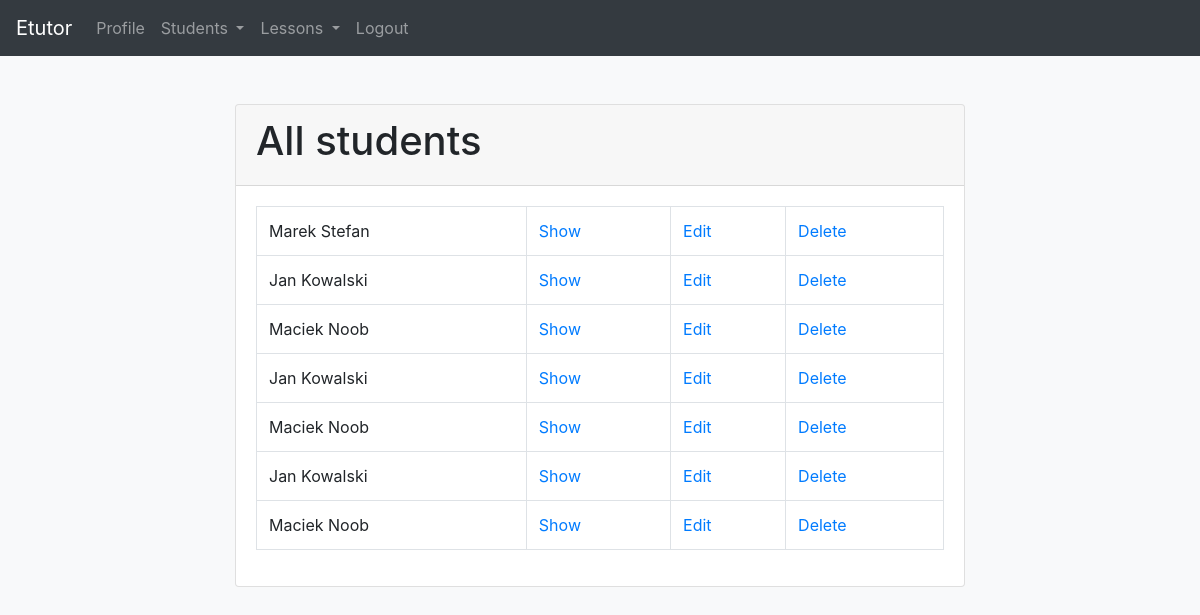
/students/ (signed in), run on an earlier commit of the app's database.
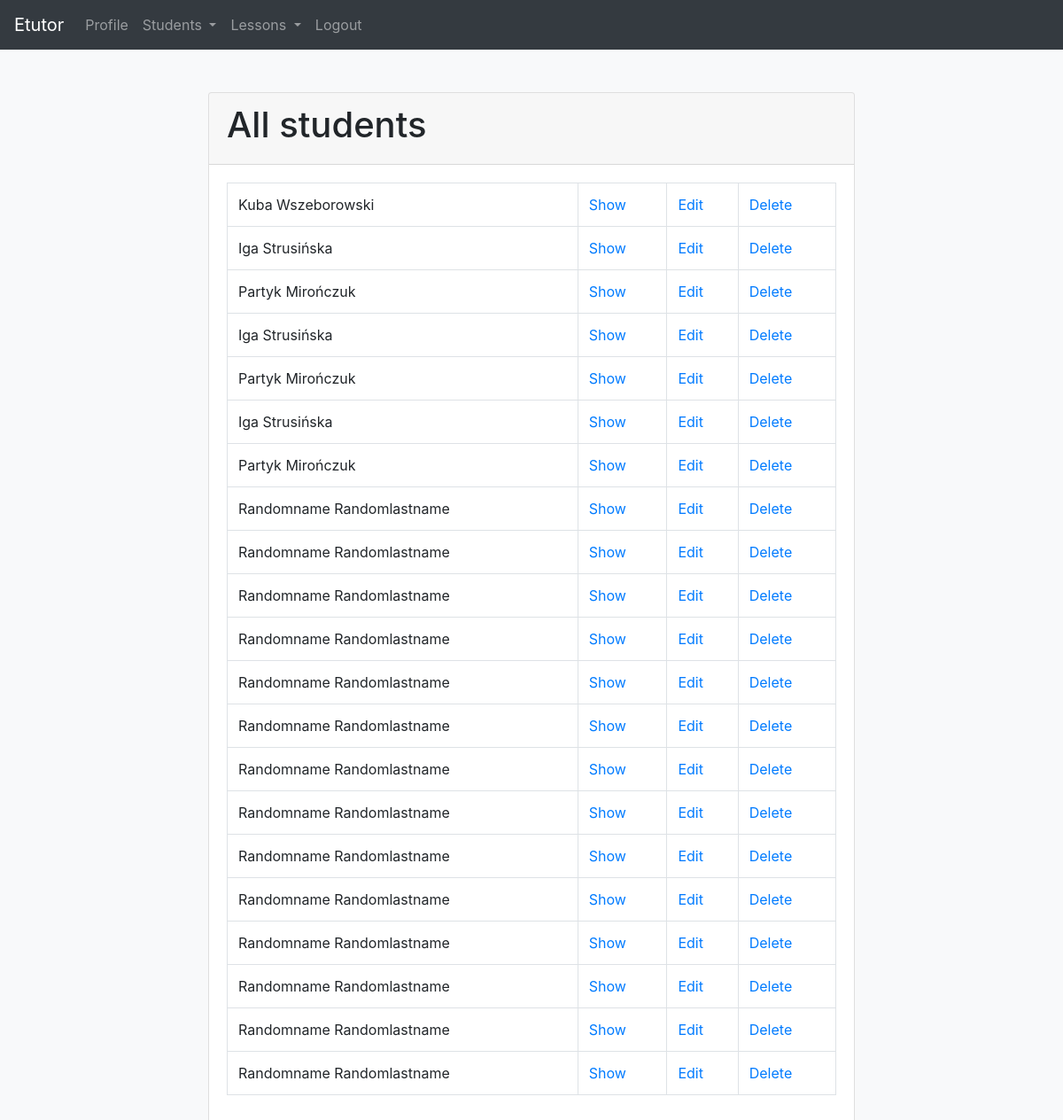
And on a later commit of the database.
### app/models.py (models this page shows)
class Student(models.Model):
    first_name = models.CharField(max_length=50)
    last_name = models.CharField(max_length=50)
    address = models.CharField(max_length=100, blank=True)
    education_level = models.CharField(max_length=50, blank=True)
    phone_number = models.CharField(max_length=20, blank=True, unique=True)
    email = models.EmailField(blank=True, unique=True)
    discord_nick = models.CharField(max_length=50, blank=True, unique=True)
    facebook_profile = models.CharField(max_length=150, blank=True, unique=True)
    facebook_psid = models.CharField(max_length=50, blank=True)
    tutor = models.ForeignKey(Tutor, on_delete=models.CASCADE)
    def __str__(self):
        return f'{self.first_name.capitalize()} {self.last_name.capitalize()}'
    def get_absolute_url(self):
        return reverse('student-detail', args=[self.id])

### app/views.py (the view)
# urls.py: path('students/', views.StudentListView.as_view(), name='students'),
@method_decorator(login_required, name='dispatch')
class StudentListView(ListView):
    model = Student
    template_name = 'student_list.html'

### templates/student_list.html (shortened to what this page needs)
{% extends 'base.html' %}
{% block content %}
<div class="container">
    <div class="row justify-content-center mt-5">
        <div class="col-8">
            <div class="card">
                <div class="card-header">
                    <h1>All students</h1>
                </div>
                <div class="card-body">
                    <table class="table table-bordered">
                        <tbody>
                            {% for student in student_list %}
                            <tr>
                                <td>{{ student }}</td>
                                <td><a href="{{ student.get_absolute_url }}">Show</a></td>
                                <td><a href="{% url 'students-edit' student.id %}">Edit</a></td>
                                <td><a href="{% url 'students-delete' student.id %}">Delete</a></td>
                            </tr>
                            {% empty %}
                            <tr>
                                <td>No students yet.</td>
                            </tr>
                            {% endfor %}
                        </tbody>
                    </table>
                </div>
            </div>
        </div>
    </div>
</div>
{% endblock %}

### templates/base.html (shortened to what this page needs)
{% load static %}
<!DOCTYPE html>
<html lang="pl">
  <head>
    <link rel="stylesheet" href="{% static 'css/style.css' %}">
    <link rel="stylesheet" href="https://cdn.jsdelivr.net/npm/bootstrap@4.3.1/dist/css/bootstrap.min.css">
</head>
<body class="bg-light">
<nav class="navbar navbar-expand-lg navbar-dark bg-dark">
  <a class="navbar-brand" href="#">Etutor</a>
  <div class="collapse navbar-collapse" id="navbarNavDropdown">
    <ul class="navbar-nav">
      {% if user.is_authenticated %}
      <li class="nav-item">
        <a class="nav-link" href="{% url 'profile' %}">Profile</a>
      </li>
      <li class="nav-item dropdown">
        <a class="nav-link dropdown-toggle" href="#"  role="button" data-toggle="dropdown" aria-haspopup="true" aria-expanded="false">
          Students
        </a>
      </li>
      <li class="nav-item dropdown">
        <a class="nav-link dropdown-toggle" href="#" role="button" data-toggle="dropdown" aria-haspopup="true" aria-expanded="false">
          Lessons
        </a>
      </li>
      <li class="nav-item">
        <a class="nav-link" href="/logout" >Logout</a>
      </li>
      {% endif %}
    </ul>
  </div>
</nav>
{% block content %}
{% endblock %}
</body>
</html>

What changed in the data, as far as the page shows it:
removed Student: first_name+last_name "Marek Stefan"
removed Student: first_name+last_name "Jan Kowalski"
removed Student: first_name+last_name "Maciek Noob"
removed Student: first_name+last_name "Jan Kowalski"
removed Student: first_name+last_name "Maciek Noob"
removed Student: first_name+last_name "Jan Kowalski"
removed Student: first_name+last_name "Maciek Noob"
added Student: first_name+last_name "Kuba Wszeborowski"
added Student: first_name+last_name "Iga Strusińska"
added Student: first_name+last_name "Partyk Mirończuk"
added Student: first_name+last_name "Iga Strusińska"
added Student: first_name+last_name "Partyk Mirończuk"
added Student: first_name+last_name "Iga Strusińska"
added Student: first_name+last_name "Partyk Mirończuk"
added Student: first_name+last_name "Randomname Randomlastname"
added Student: first_name+last_name "Randomname Randomlastname"
added Student: first_name+last_name "Randomname Randomlastname"
added Student: first_name+last_name "Randomname Randomlastname"
added Student: first_name+last_name "Randomname Randomlastname"
added Student: first_name+last_name "Randomname Randomlastname"
added Student: first_name+last_name "Randomname Randomlastname"
added Student: first_name+last_name "Randomname Randomlastname"
added Student: first_name+last_name "Randomname Randomlastname"
added Student: first_name+last_name "Randomname Randomlastname"
added Student: first_name+last_name "Randomname Randomlastname"
added Student: first_name+last_name "Randomname Randomlastname"
added Student: first_name+last_name "Randomname Randomlastname"
added Student: first_name+last_name "Randomname Randomlastname"
